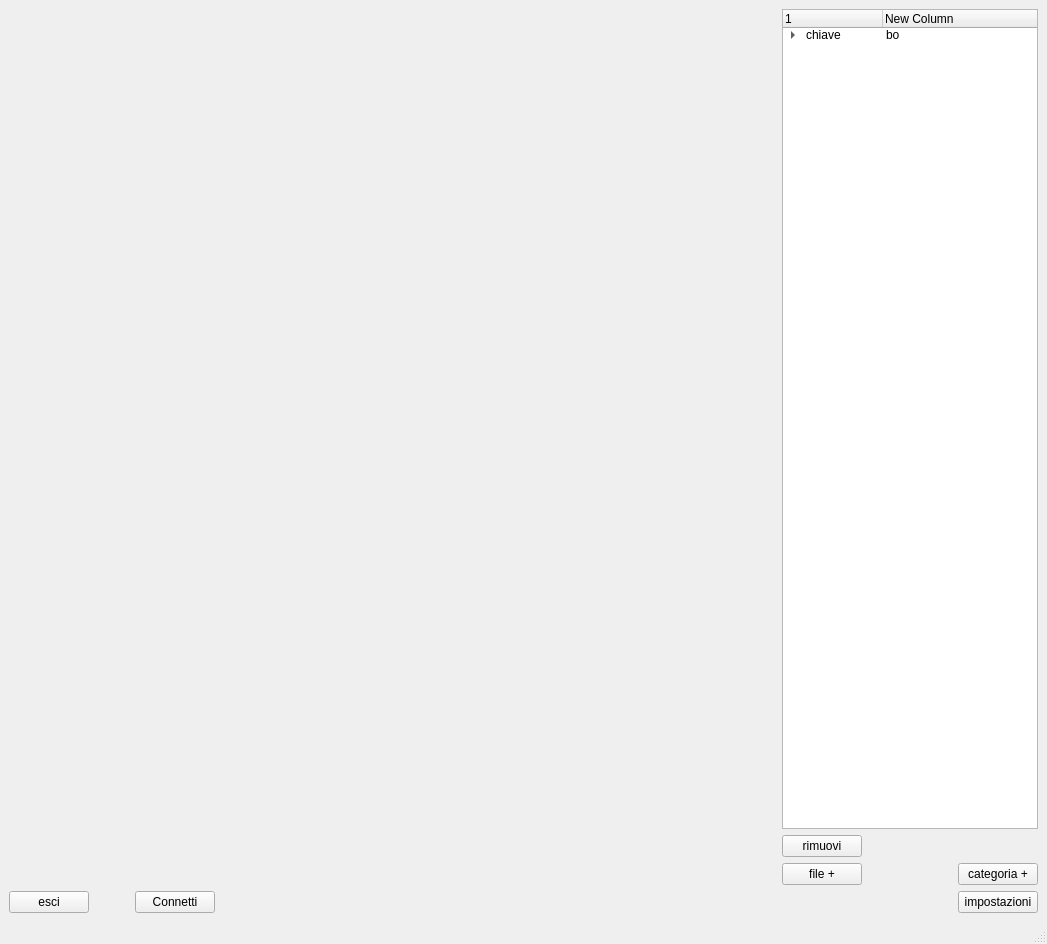
<?xml version="1.0" encoding="UTF-8"?>
<ui version="4.0">
 <class>MainWindow</class>
 <widget class="QMainWindow" name="MainWindow">
  <property name="geometry">
   <rect>
    <x>0</x>
    <y>0</y>
    <width>1047</width>
    <height>944</height>
   </rect>
  </property>
  <property name="sizePolicy">
   <sizepolicy hsizetype="Fixed" vsizetype="Fixed">
    <horstretch>0</horstretch>
    <verstretch>0</verstretch>
   </sizepolicy>
  </property>
  <property name="windowTitle">
   <string>MainWindow</string>
  </property>
  <widget class="QWidget" name="centralwidget">
   <layout class="QGridLayout" name="gridLayout">
    <item row="0" column="0">
     <layout class="QHBoxLayout" name="horizontalLayout_6">
      <item>
       <layout class="QHBoxLayout" name="horizontalLayout_5">
        <item>
         <spacer name="horizontalSpacer_5">
          <property name="orientation">
           <enum>Qt::Horizontal</enum>
          </property>
          <property name="sizeType">
           <enum>QSizePolicy::Fixed</enum>
          </property>
          <property name="sizeHint" stdset="0">
           <size>
            <width>40</width>
            <height>20</height>
           </size>
          </property>
         </spacer>
        </item>
        <item>
         <widget class="QWidget" name="widget_svg" native="true">
          <property name="sizePolicy">
           <sizepolicy hsizetype="Expanding" vsizetype="Expanding">
            <horstretch>0</horstretch>
            <verstretch>0</verstretch>
           </sizepolicy>
          </property>
          <property name="minimumSize">
           <size>
            <width>600</width>
            <height>400</height>
           </size>
          </property>
          <property name="maximumSize">
           <size>
            <width>1200</width>
            <height>800</height>
           </size>
          </property>
         </widget>
        </item>
       </layout>
      </item>
      <item>
       <spacer name="horizontalSpacer_3">
        <property name="orientation">
         <enum>Qt::Horizontal</enum>
        </property>
        <property name="sizeHint" stdset="0">
         <size>
          <width>156</width>
          <height>20</height>
         </size>
        </property>
       </spacer>
      </item>
      <item>
       <layout class="QVBoxLayout" name="verticalLayout_2">
        <item>
         <widget class="QTreeWidget" name="treeWidget">
          <property name="sizePolicy">
           <sizepolicy hsizetype="Expanding" vsizetype="Expanding">
            <horstretch>0</horstretch>
            <verstretch>0</verstretch>
           </sizepolicy>
          </property>
          <property name="minimumSize">
           <size>
            <width>256</width>
            <height>371</height>
           </size>
          </property>
          <property name="maximumSize">
           <size>
            <width>400</width>
            <height>1024</height>
           </size>
          </property>
          <column>
           <property name="text">
            <string>1</string>
           </property>
          </column>
          <column>
           <property name="text">
            <string>New Column</string>
           </property>
          </column>
          <item>
           <property name="text">
            <string>chiave</string>
           </property>
           <property name="text">
            <string>bo</string>
           </property>
           <item>
            <property name="text">
             <string>New Subitem</string>
            </property>
            <property name="text">
             <string/>
            </property>
           </item>
          </item>
         </widget>
        </item>
        <item>
         <layout class="QVBoxLayout" name="verticalLayout">
          <item>
           <widget class="QPushButton" name="bot_rimuovi">
            <property name="sizePolicy">
             <sizepolicy hsizetype="Fixed" vsizetype="Fixed">
              <horstretch>0</horstretch>
              <verstretch>0</verstretch>
             </sizepolicy>
            </property>
            <property name="text">
             <string>rimuovi</string>
            </property>
           </widget>
          </item>
          <item>
           <layout class="QHBoxLayout" name="horizontalLayout_3">
            <item>
             <widget class="QPushButton" name="bot_aggiungi">
              <property name="sizePolicy">
               <sizepolicy hsizetype="Fixed" vsizetype="Fixed">
                <horstretch>0</horstretch>
                <verstretch>0</verstretch>
               </sizepolicy>
              </property>
              <property name="text">
               <string>file +</string>
              </property>
             </widget>
            </item>
            <item>
             <spacer name="horizontalSpacer">
              <property name="orientation">
               <enum>Qt::Horizontal</enum>
              </property>
              <property name="sizeHint" stdset="0">
               <size>
                <width>40</width>
                <height>20</height>
               </size>
              </property>
             </spacer>
            </item>
            <item>
             <widget class="QPushButton" name="bot_nuovaCartella">
              <property name="text">
               <string>categoria +</string>
              </property>
             </widget>
            </item>
           </layout>
          </item>
         </layout>
        </item>
       </layout>
      </item>
     </layout>
    </item>
    <item row="1" column="0">
     <layout class="QHBoxLayout" name="horizontalLayout_4">
      <item>
       <layout class="QHBoxLayout" name="horizontalLayout">
        <item>
         <widget class="QPushButton" name="bot_esci">
          <property name="sizePolicy">
           <sizepolicy hsizetype="Fixed" vsizetype="Fixed">
            <horstretch>0</horstretch>
            <verstretch>0</verstretch>
           </sizepolicy>
          </property>
          <property name="text">
           <string>esci</string>
          </property>
         </widget>
        </item>
        <item>
         <spacer name="horizontalSpacer_2">
          <property name="orientation">
           <enum>Qt::Horizontal</enum>
          </property>
          <property name="sizeType">
           <enum>QSizePolicy::Fixed</enum>
          </property>
          <property name="sizeHint" stdset="0">
           <size>
            <width>40</width>
            <height>20</height>
           </size>
          </property>
         </spacer>
        </item>
        <item>
         <widget class="QPushButton" name="bot_connetti">
          <property name="sizePolicy">
           <sizepolicy hsizetype="Fixed" vsizetype="Fixed">
            <horstretch>0</horstretch>
            <verstretch>0</verstretch>
           </sizepolicy>
          </property>
          <property name="text">
           <string>Connetti</string>
          </property>
         </widget>
        </item>
       </layout>
      </item>
      <item>
       <spacer name="horizontalSpacer_4">
        <property name="orientation">
         <enum>Qt::Horizontal</enum>
        </property>
        <property name="sizeHint" stdset="0">
         <size>
          <width>40</width>
          <height>20</height>
         </size>
        </property>
       </spacer>
      </item>
      <item>
       <layout class="QHBoxLayout" name="horizontalLayout_2">
        <item>
         <widget class="QPushButton" name="bot_impostazioni">
          <property name="sizePolicy">
           <sizepolicy hsizetype="Fixed" vsizetype="Fixed">
            <horstretch>0</horstretch>
            <verstretch>0</verstretch>
           </sizepolicy>
          </property>
          <property name="text">
           <string>impostazioni</string>
          </property>
         </widget>
        </item>
       </layout>
      </item>
     </layout>
    </item>
   </layout>
  </widget>
  <widget class="QMenuBar" name="menubar">
   <property name="geometry">
    <rect>
     <x>0</x>
     <y>0</y>
     <width>1047</width>
     <height>21</height>
    </rect>
   </property>
  </widget>
  <widget class="QStatusBar" name="statusbar"/>
 </widget>
 <resources/>
 <connections/>
</ui>
